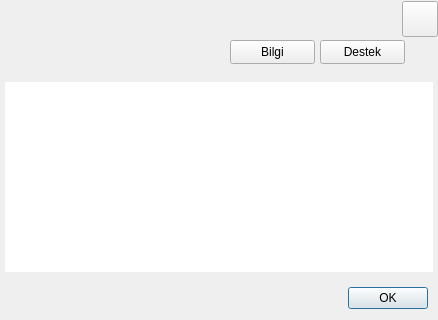
<?xml version="1.0" encoding="UTF-8"?>
<ui version="4.0">
 <class>AboutDialog</class>
 <widget class="QDialog" name="AboutDialog">
  <property name="geometry">
   <rect>
    <x>0</x>
    <y>0</y>
    <width>438</width>
    <height>320</height>
   </rect>
  </property>
  <property name="minimumSize">
   <size>
    <width>438</width>
    <height>320</height>
   </size>
  </property>
  <property name="maximumSize">
   <size>
    <width>438</width>
    <height>320</height>
   </size>
  </property>
  <property name="windowTitle">
   <string>Bilgi</string>
  </property>
  <widget class="QWidget" name="baseWidget" native="true">
   <property name="geometry">
    <rect>
     <x>0</x>
     <y>0</y>
     <width>438</width>
     <height>81</height>
    </rect>
   </property>
   <property name="sizePolicy">
    <sizepolicy hsizetype="Preferred" vsizetype="Fixed">
     <horstretch>0</horstretch>
     <verstretch>0</verstretch>
    </sizepolicy>
   </property>
   <widget class="QPushButton" name="closeBtn">
    <property name="geometry">
     <rect>
      <x>402</x>
      <y>1</y>
      <width>36</width>
      <height>36</height>
     </rect>
    </property>
    <property name="text">
     <string/>
    </property>
   </widget>
   <widget class="QPushButton" name="aboutBtn">
    <property name="geometry">
     <rect>
      <x>230</x>
      <y>40</y>
      <width>85</width>
      <height>24</height>
     </rect>
    </property>
    <property name="text">
     <string>Bilgi</string>
    </property>
   </widget>
   <widget class="QPushButton" name="contributorBtn">
    <property name="geometry">
     <rect>
      <x>320</x>
      <y>40</y>
      <width>85</width>
      <height>24</height>
     </rect>
    </property>
    <property name="text">
     <string>Destek</string>
    </property>
   </widget>
   <widget class="QLabel" name="indicator">
    <property name="geometry">
     <rect>
      <x>230</x>
      <y>70</y>
      <width>85</width>
      <height>2</height>
     </rect>
    </property>
    <property name="text">
     <string/>
    </property>
   </widget>
  </widget>
  <widget class="QTextBrowser" name="aboutText">
   <property name="geometry">
    <rect>
     <x>5</x>
     <y>82</y>
     <width>428</width>
     <height>190</height>
    </rect>
   </property>
   <property name="frameShape">
    <enum>QFrame::NoFrame</enum>
   </property>
   <property name="frameShadow">
    <enum>QFrame::Plain</enum>
   </property>
   <property name="openExternalLinks">
    <bool>true</bool>
   </property>
  </widget>
  <widget class="QTextBrowser" name="contributorText">
   <property name="geometry">
    <rect>
     <x>5</x>
     <y>82</y>
     <width>428</width>
     <height>190</height>
    </rect>
   </property>
   <property name="frameShape">
    <enum>QFrame::NoFrame</enum>
   </property>
   <property name="frameShadow">
    <enum>QFrame::Plain</enum>
   </property>
   <property name="html">
    <string>&lt;!DOCTYPE HTML PUBLIC &quot;-//W3C//DTD HTML 4.0//EN&quot; &quot;http://www.w3.org/TR/REC-html40/strict.dtd&quot;&gt;
&lt;html&gt;&lt;head&gt;&lt;meta name=&quot;qrichtext&quot; content=&quot;1&quot; /&gt;&lt;style type=&quot;text/css&quot;&gt;
p, li { white-space: pre-wrap; }
&lt;/style&gt;&lt;/head&gt;&lt;body style=&quot; font-family:'Ubuntu'; font-size:11pt; font-weight:400; font-style:normal;&quot;&gt;
&lt;p style=&quot;-qt-paragraph-type:empty; margin-top:0px; margin-bottom:0px; margin-left:0px; margin-right:0px; -qt-block-indent:0; text-indent:0px;&quot;&gt;&lt;br /&gt;&lt;/p&gt;&lt;/body&gt;&lt;/html&gt;</string>
   </property>
   <property name="openExternalLinks">
    <bool>true</bool>
   </property>
  </widget>
  <widget class="QDialogButtonBox" name="buttonBox">
   <property name="geometry">
    <rect>
     <x>0</x>
     <y>285</y>
     <width>428</width>
     <height>27</height>
    </rect>
   </property>
   <property name="orientation">
    <enum>Qt::Horizontal</enum>
   </property>
   <property name="standardButtons">
    <set>QDialogButtonBox::Ok</set>
   </property>
  </widget>
 </widget>
 <resources/>
 <connections/>
</ui>
